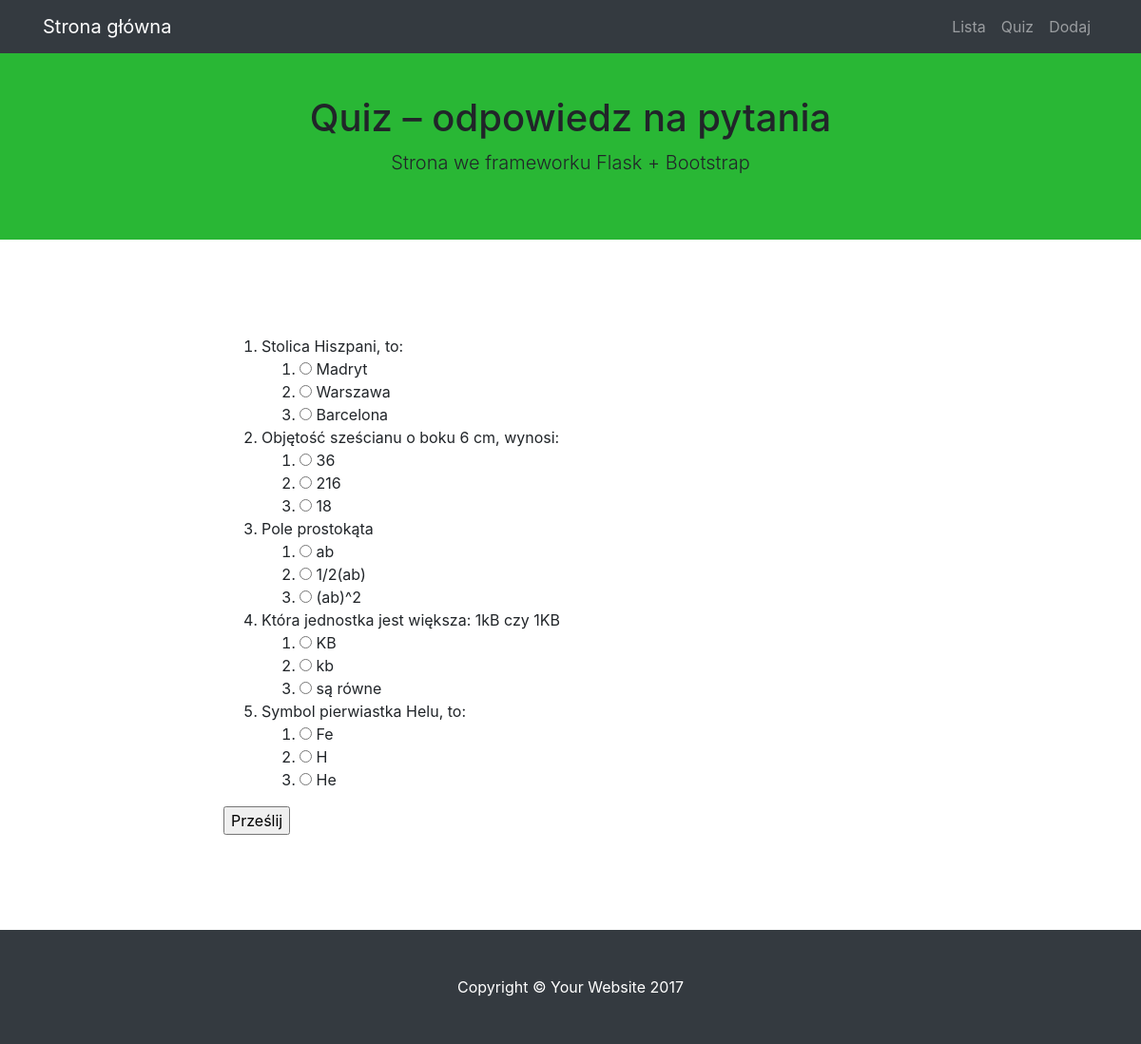
The page /quiz on the database its author committed.
### quiz/modele.py (models this page shows)
class BazaModel(Model):
    class Meta:
        database = baza

class Pytanie(BazaModel):
    pytanie = CharField(null=False)
    kategoria = ForeignKeyField(Kategoria, related_name='pytania')

class Odpowiedz(BazaModel):
    odpowiedz = CharField(null=False)
    pytanie = ForeignKeyField(Pytanie, related_name='odpowiedzi')
    odpok = IntegerField(default=0)

### quiz/views.py (the view, shortened to what this page needs)
@app.route("/quiz", methods=['GET', 'POST'])
def quiz():
    print(request.form)
    pytania = Pytanie().select().join(Odpowiedz).distinct()
    return render_template('quiz.html', pytania=pytania)

### quiz/quiz.py (called while the page is built)
@app.before_request
def before_request():
    g.db = baza
    g.db.connect()

@app.after_request
def after_request(response):
    g.db.close()
    return response

### quiz/templates/quiz.html (shortened to what this page needs)
{% extends "szablon.html" %}
{% block h1 %}Quiz – odpowiedz na pytania{% endblock %}
{% block tresc %}
    <form method="POST">
    <ol>
    {% for p in pytania %}
        <li>{{ p.pytanie }}
            <ol class="odpowiedzi">
            {% for o in p.odpowiedzi %}
                <li>
                    <input type="radio" value="{{ o.id }}" name="{{ p.id }}">
                    {{ o.odpowiedz }}</li>
            {% endfor %}
            </ol>
        </li>
    {% endfor %}
    </ol>
    <input type="submit" value="Prześlij">
    </form>
{% endblock %}

### quiz/templates/szablon.html (shortened to what this page needs)
<!DOCTYPE html>
<html lang="pl">
  <head>
    <link href="{{ url_for('static', filename='vendor/bootstrap/css/bootstrap.min.css') }}" rel="stylesheet">
    <link href="{{ url_for('static', filename='css/scrolling-nav.css') }}" rel="stylesheet">
  </head>
  <body id="page-top">
    <nav class="navbar navbar-expand-lg navbar-dark bg-dark fixed-top" id="mainNav">
      <div class="container">
        <a class="navbar-brand js-scroll-trigger" href="{{ url_for('hello') }}">Strona główna</a>
        <div class="collapse navbar-collapse" id="navbarResponsive">
          <ul class="navbar-nav ml-auto">
            <li class="nav-item">
              <a class="nav-link js-scroll-trigger" href="{{ url_for('lista') }}">Lista</a>
            </li>
            <li class="nav-item">
              <a class="nav-link js-scroll-trigger" href="{{ url_for('quiz') }}">Quiz</a>
            </li>
            <li class="nav-item">
              <a class="nav-link js-scroll-trigger" href="{{ url_for('dodaj') }}">Dodaj</a>
            </li>
          </ul>
        </div>
      </div>
    </nav>
    <header class="bg-mojkolor">
      <div class="container text-center">
        <h1>{% block h1 %}{% endblock %}</h1>
        <p class="lead">Strona we frameworku Flask + Bootstrap</p>
      </div>
    </header>
    <section id="tresc">
      <div class="container">
        <div class="row">
          <div class="col-lg-8 mx-auto">
            {% block tresc %}{% endblock %}
          </div>
        </div>
      </div>
    </section>
    <footer class="py-5 bg-dark">
      <div class="container">
        <p class="m-0 text-center text-white">Copyright &copy; Your Website 2017</p>
      </div>
    </footer>
  </body>
</html>

### quiz/static/css/scrolling-nav.css (style rules this page uses)
header { padding: 100px 0 50px; }
@media (min-width: 992px) { header { padding: 100px 0 50px; } }
section { padding: 100px 0; }
.bg-mojkolor { background-color: #29B735; }

### rows shown on the page
Pytanie: pytanie "Stolica Hiszpani, to:"
Odpowiedz: odpowiedz "Madryt"
Odpowiedz: odpowiedz "Warszawa"
Odpowiedz: odpowiedz "Barcelona"
Pytanie: pytanie "Objętość sześcianu o boku 6 cm, wynosi:"
Odpowiedz: odpowiedz "36"
Odpowiedz: odpowiedz "216"
Odpowiedz: odpowiedz "18"
Pytanie: pytanie "Pole prostokąta"
Odpowiedz: odpowiedz "ab"
Odpowiedz: odpowiedz "1/2(ab)"
Odpowiedz: odpowiedz "(ab)^2"
Pytanie: pytanie "Która jednostka jest większa: 1kB czy 1KB"
Odpowiedz: odpowiedz "KB"
Odpowiedz: odpowiedz "kb"
Odpowiedz: odpowiedz "są równe"
Pytanie: pytanie "Symbol pierwiastka Helu, to:"
Odpowiedz: odpowiedz "Fe"
Odpowiedz: odpowiedz "H"
Odpowiedz: odpowiedz "He"
